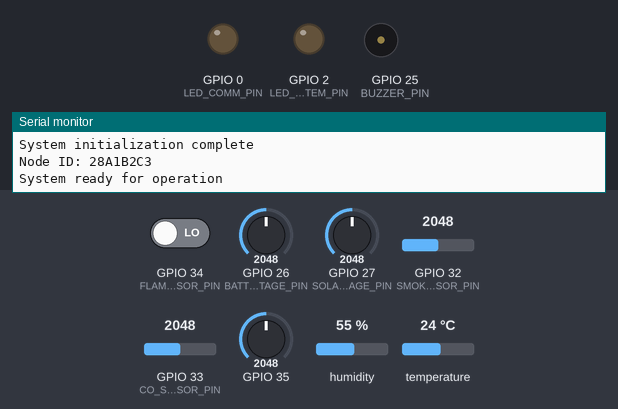
Recording of a sketch running on a simulated ESP32. On the bench: output pins drawn as LEDs (lit = HIGH), buzzer (waves = sounding, pin HIGH), the last lines printed to the serial monitor. The inputs (shaded band) are chosen by the test bench; at power-on: GPIO 26 (BATTERY_VOLTAGE_PIN) = 2048, GPIO 27 (SOLAR_VOLTAGE_PIN) = 2048, GPIO 32 (SMOKE_SENSOR_PIN) = 2048, GPIO 33 (CO_SENSOR_PIN) = 2048, GPIO 34 (FLAME_SENSOR_PIN) LOW, GPIO 35 = 2048, humidity 55 %, temperature 24 °C (analog values on the 0–4095 scale). EEPROM starts erased; no radio packets arrive unless stated; pins used as bus, display or sensor lines are not drawn.

Above: at 0.1 s.
At 30.1 s:
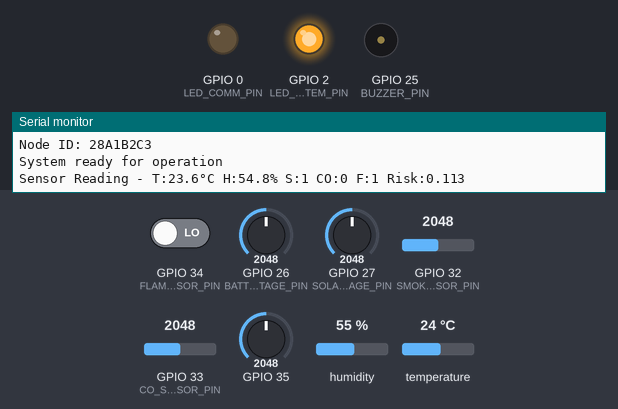
Timing chart, 0 to 31.6 s (numbered marks = the images above):
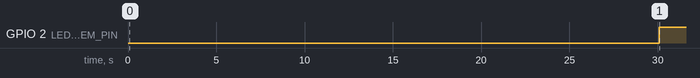

The sketch:

SensorNodeFirmware.ino
```cpp
// Solar-Assisted WSN-LoRa IoT Framework for Forest Fire Detection
// Sensor Node Firmware for ESP32 with LoRa Module
//
// MSc Thesis Implementation - July 2022
// Author: Frank Amoah

#include <Arduino.h>
#include <SPI.h>
#include <Wire.h>
#include <LoRa.h>
#include <DHT.h>
#include <ArduinoJson.h>
#include <WiFi.h>
#include <PubSubClient.h>
#include <Preferences.h>
#include <esp_sleep.h>
#include <esp_wifi.h>
#include <esp_bt.h>

// Hardware Configuration
#define NODE_ID_LENGTH 8
#define FIRMWARE_VERSION "2.1.3"
#define BUILD_DATE __DATE__ " " __TIME__

// Pin Definitions
#define DHT_PIN 4
#define LORA_CS_PIN 5
#define LORA_RESET_PIN 16
#define LORA_DIO0_PIN 12
#define LORA_DIO1_PIN 13
#define LORA_DIO2_PIN 14
#define LORA_SCK_PIN 18
#define LORA_MISO_PIN 19
#define LORA_MOSI_PIN 23
#define SMOKE_SENSOR_PIN 32
#define CO_SENSOR_PIN 33
#define FLAME_SENSOR_PIN 34
#define BATTERY_VOLTAGE_PIN 26
#define SOLAR_VOLTAGE_PIN 27
#define BUZZER_PIN 25
#define LED_SYSTEM_PIN 2
#define LED_COMM_PIN 0
#define LED_ALERT_PIN 4
#define SENSOR_POWER_PIN 15

// LoRa Configuration
#define LORA_FREQUENCY 868E6
#define LORA_BANDWIDTH 125E3
#define LORA_SPREADING_FACTOR 9
#define LORA_CODING_RATE 6
#define LORA_TX_POWER 17
#define LORA_PREAMBLE_LENGTH 8
#define LORA_SYNC_WORD 0x34

// System Configuration
#define SENSOR_READ_INTERVAL 30000    // 30 seconds
#define LORA_TX_INTERVAL 60000        // 1 minute
#define MAX_RETRY_ATTEMPTS 3
#define WATCHDOG_TIMEOUT 30000        // 30 seconds

// Sensor Objects
DHT dht(DHT_PIN, DHT22);
Preferences preferences;

// System State Structure
typedef struct {
    char nodeId[NODE_ID_LENGTH + 1];
    bool systemInitialized;
    bool alertActive;
    float batteryVoltage;
    float solarVoltage;
    uint32_t uptimeSeconds;
    uint32_t lastResetReason;
    uint8_t currentRiskLevel;
} SystemState_t;

SystemState_t systemState;

// Sensor Reading Structure
typedef struct {
    float temperature;
    float humidity;
    uint16_t smokePPM;
    uint16_t coPPM;
    bool flameDetected;
    float lightLevel;
    uint32_t timestamp;
    bool validReading;
} SensorReading_t;

SensorReading_t currentReading;

// Fire Detection Configuration
typedef struct {
    float temperatureWeight;
    float humidityWeight;
    float smokeWeight;
    float coWeight;
    float flameWeight;
    float threshold[5];
} FireDetectionConfig_t;

FireDetectionConfig_t fireConfig = {
    .temperatureWeight = 0.25,
    .humidityWeight = 0.15,
    .smokeWeight = 0.35,
    .coWeight = 0.15,
    .flameWeight = 0.10,
    .threshold = {0.1, 0.3, 0.5, 0.7, 0.9}
};

// Function Prototypes
void setup();
void loop();
bool initializeSystem();
void generateNodeId(char* nodeId);
void initializeGPIO();
bool initializeSensors();
bool initializeLoRa();
bool initializePowerManagement();
void loadConfiguration();
void saveConfiguration();
bool readAllSensors(SensorReading_t* reading);
uint16_t convertSmokeToPPM(uint16_t rawValue);
uint16_t convertCOToPPM(uint16_t rawValue);
bool validateSensorData(SensorReading_t* reading);
void applySensorCalibration(SensorReading_t* reading);
void storeSensorReading(SensorReading_t* reading);
void updateSystemState(SensorReading_t* reading);
float calculateFireRisk(SensorReading_t* reading);
uint8_t determineRiskLevel(float riskScore);
void handleRiskLevelChange(uint8_t newLevel, float riskScore);
void updateStatusLEDs(uint8_t riskLevel);
void updateBuzzer(uint8_t riskLevel);
bool sendLoRaMessage(String message);
void queueLoRaMessage(String message, bool highPriority);
void updatePowerStatus();
uint8_t determinePowerMode();
void transitionPowerMode(uint8_t newMode);
void handleSystemError(const char* errorMsg, bool restart);
uint32_t getUnixTimestamp();

void setup() {
    Serial.begin(115200);
    Serial.println("\n========================================");
    Serial.printf("Forest Fire Detection Node v%s\n", FIRMWARE_VERSION);
    Serial.printf("Build Date: %s\n", BUILD_DATE);
    Serial.println("========================================");

    // Initialize hardware subsystems
    if (!initializeSystem()) {
        Serial.println("CRITICAL: System initialization failed!");
        ESP.restart();
    }

    Serial.println("System initialization complete");
    Serial.printf("Node ID: %s\n", systemState.nodeId);
    Serial.println("System ready for operation");
}

void loop() {
    static uint32_t lastSensorRead = 0;
    static uint32_t lastLoRaTransmit = 0;

    uint32_t currentTime = millis();

    // Read sensors at configured interval
    if (currentTime - lastSensorRead >= SENSOR_READ_INTERVAL) {
        if (readAllSensors(&currentReading)) {
            applySensorCalibration(&currentReading);

            if (validateSensorData(&currentReading)) {
                storeSensorReading(&currentReading);
                updateSystemState(&currentReading);

                // Calculate fire risk and handle alerts
                float riskScore = calculateFireRisk(&currentReading);
                uint8_t newRiskLevel = determineRiskLevel(riskScore);

                if (newRiskLevel != systemState.currentRiskLevel) {
                    handleRiskLevelChange(newRiskLevel, riskScore);
                    systemState.currentRiskLevel = newRiskLevel;
                }

                Serial.printf("Sensor Reading - T:%.1f°C H:%.1f%% S:%d CO:%d F:%d Risk:%.3f\n",
                    currentReading.temperature,
                    currentReading.humidity,
                    currentReading.smokePPM,
                    currentReading.coPPM,
                    currentReading.flameDetected,
                    riskScore);
            } else {
                Serial.println("WARNING: Invalid sensor data detected");
            }
        } else {
            Serial.println("ERROR: Failed to read sensors");
        }

        lastSensorRead = currentTime;
    }

    // Transmit data at configured interval
    if (currentTime - lastLoRaTransmit >= LORA_TX_INTERVAL) {
        // Prepare sensor data message
        StaticJsonDocument<512> jsonDoc;
        jsonDoc["nodeId"] = systemState.nodeId;
        jsonDoc["timestamp"] = getUnixTimestamp();
        jsonDoc["temperature"] = currentReading.temperature;
        jsonDoc["humidity"] = currentReading.humidity;
        jsonDoc["smoke"] = currentReading.smokePPM;
        jsonDoc["co"] = currentReading.coPPM;
        jsonDoc["flame"] = currentReading.flameDetected;
        jsonDoc["battery"] = systemState.batteryVoltage;
        jsonDoc["solar"] = systemState.solarVoltage;
        jsonDoc["riskLevel"] = systemState.currentRiskLevel;

        String message;
        serializeJson(jsonDoc, message);

        if (sendLoRaMessage(message)) {
            Serial.println("LoRa transmission successful");
        } else {
            Serial.println("LoRa transmission failed");
        }

        lastLoRaTransmit = currentTime;
    }

    // Update system uptime
    systemState.uptimeSeconds = millis() / 1000;

    // Small delay to prevent CPU hogging
    delay(100);
}

bool initializeSystem() {
    bool initSuccess = true;

    // Generate unique node ID from MAC address
    generateNodeId(systemState.nodeId);

    // Initialize preferences (non-volatile storage)
    preferences.begin("fire-node", false);

    // Disable WiFi and Bluetooth to save power
    WiFi.mode(WIFI_OFF);
    esp_wifi_deinit();
    esp_bt_controller_disable();

    // Initialize GPIO pins
    initializeGPIO();

    // Initialize sensors
    initSuccess &= initializeSensors();

    // Initialize LoRa communication
    initSuccess &= initializeLoRa();

    // Initialize power management
    initSuccess &= initializePowerManagement();

    // Load configuration from NVS
    loadConfiguration();

    systemState.systemInitialized = initSuccess;
    systemState.lastResetReason = esp_reset_reason();

    return initSuccess;
}

void generateNodeId(char* nodeId) {
    uint8_t mac[6];
    esp_read_mac(mac, ESP_MAC_WIFI_STA);
    snprintf(nodeId, NODE_ID_LENGTH + 1, "%02X%02X%02X%02X",
             mac[2], mac[3], mac[4], mac[5]);
}

void initializeGPIO() {
    // Status LEDs
    pinMode(LED_SYSTEM_PIN, OUTPUT);
    pinMode(LED_COMM_PIN, OUTPUT);
    pinMode(LED_ALERT_PIN, OUTPUT);

    // Buzzer
    pinMode(BUZZER_PIN, OUTPUT);

    // Sensor power control
    pinMode(SENSOR_POWER_PIN, OUTPUT);
    digitalWrite(SENSOR_POWER_PIN, HIGH);

    // Analog inputs
    analogReadResolution(12);
    analogSetAttenuation(ADC_11db);
}

bool initializeSensors() {
    // Initialize DHT22 sensor
    dht.begin();

    // Test DHT22 sensor
    float testTemp = dht.readTemperature();
    float testHum = dht.readHumidity();

    if (isnan(testTemp) || isnan(testHum)) {
        Serial.println("ERROR: DHT22 sensor initialization failed");
        return false;
    }

    Serial.println("DHT22 sensor initialized successfully");
    return true;
}

bool initializeLoRa() {
    LoRa.setPins(LORA_CS_PIN, LORA_RESET_PIN, LORA_DIO0_PIN);

    if (!LoRa.begin(LORA_FREQUENCY)) {
        Serial.println("ERROR: LoRa initialization failed");
        return false;
    }

    // Configure LoRa parameters
    LoRa.setSpreadingFactor(LORA_SPREADING_FACTOR);
    LoRa.setSignalBandwidth(LORA_BANDWIDTH);
    LoRa.setCodingRate4(LORA_CODING_RATE);
    LoRa.setTxPower(LORA_TX_POWER);
    LoRa.setPreambleLength(LORA_PREAMBLE_LENGTH);
    LoRa.setSyncWord(LORA_SYNC_WORD);
    LoRa.enableCrc();

    Serial.println("LoRa initialized successfully");
    Serial.printf("Frequency: %.1f MHz\n", LORA_FREQUENCY / 1E6);
    Serial.printf("Spreading Factor: %d\n", LORA_SPREADING_FACTOR);
    Serial.printf("Bandwidth: %.1f kHz\n", LORA_BANDWIDTH / 1E3);

    return true;
}

bool initializePowerManagement() {
    // Read initial power status
    updatePowerStatus();

    Serial.printf("Battery Voltage: %.2fV\n", systemState.batteryVoltage);
    Serial.printf("Solar Voltage: %.2fV\n", systemState.solarVoltage);

    return true;
}

void loadConfiguration() {
    // Load fire detection thresholds
    fireConfig.temperatureWeight = preferences.getFloat("tempWeight", 0.25);
    fireConfig.humidityWeight = preferences.getFloat("humWeight", 0.15);
    fireConfig.smokeWeight = preferences.getFloat("smokeWeight", 0.35);
    fireConfig.coWeight = preferences.getFloat("coWeight", 0.15);
    fireConfig.flameWeight = preferences.getFloat("flameWeight", 0.10);

    // Load thresholds
    for (int i = 0; i < 5; i++) {
        char key[16];
        snprintf(key, sizeof(key), "threshold%d", i);
        fireConfig.threshold[i] = preferences.getFloat(key, fireConfig.threshold[i]);
    }

    Serial.println("Configuration loaded from NVS");
}

bool readAllSensors(SensorReading_t* reading) {
    bool success = true;

    // Read DHT22 temperature and humidity
    reading->temperature = dht.readTemperature();
    reading->humidity = dht.readHumidity();

    if (isnan(reading->temperature) || isnan(reading->humidity)) {
        Serial.println("DHT22 read failed");
        success = false;
    }

    // Read MQ-2 smoke sensor
    uint16_t smokeRaw = analogRead(SMOKE_SENSOR_PIN);
    reading->smokePPM = convertSmokeToPPM(smokeRaw);

    // Read MQ-7 CO sensor
    uint16_t coRaw = analogRead(CO_SENSOR_PIN);
    reading->coPPM = convertCOToPPM(coRaw);

    // Read IR flame sensor
    reading->flameDetected = !digitalRead(FLAME_SENSOR_PIN);

    // Read light sensor
    uint16_t lightRaw = analogRead(35);
    reading->lightLevel = (lightRaw / 4095.0) * 100.0;

    // Set timestamp
    reading->timestamp = getUnixTimestamp();
    reading->validReading = success;

    return success;
}

uint16_t convertSmokeToPPM(uint16_t rawValue) {
    float voltage = (rawValue / 4095.0) * 3.3;
    float resistance = ((3.3 - voltage) / voltage) * 10000;
    float ppm = pow(10, ((log10(resistance) - 4.0) / -0.6));

    return (uint16_t)constrain(ppm, 0, 10000);
}

uint16_t convertCOToPPM(uint16_t rawValue) {
    float voltage = (rawValue / 4095.0) * 3.3;
    float resistance = ((3.3 - voltage) / voltage) * 10000;
    float ppm = pow(10, ((log10(resistance) - 3.7) / -0.5));

    return (uint16_t)constrain(ppm, 0, 1000);
}

bool validateSensorData(SensorReading_t* reading) {
    return (reading->temperature >= -40 && reading->temperature <= 125) &&
           (reading->humidity >= 0 && reading->humidity <= 100) &&
           (reading->smokePPM < 10000) &&
           (reading->coPPM < 1000);
}

void applySensorCalibration(SensorReading_t* reading) {
    // Apply calibration corrections
    // These would be loaded from NVS in a real implementation
    reading->temperature = reading->temperature - 0.35; // Offset correction
    reading->humidity = reading->humidity * 0.9891 + 0.42; // Scale and offset
}

void storeSensorReading(SensorReading_t* reading) {
    // Store reading in circular buffer or send to processing
    // Implementation depends on system requirements
}

void updateSystemState(SensorReading_t* reading) {
    // Update power status
    updatePowerStatus();
}

float calculateFireRisk(SensorReading_t* reading) {
    float tempScore = 0.0;
    float humidityScore = 0.0;
    float smokeScore = 0.0;
    float coScore = 0.0;
    float flameScore = 0.0;

    // Temperature scoring (normalized to 0-1)
    if (reading->temperature > 30.0) {
        tempScore = min((reading->temperature - 30.0) / 50.0, 1.0);
    }

    // Humidity scoring (inverse relationship)
    if (reading->humidity < 60.0) {
        humidityScore = (60.0 - reading->humidity) / 60.0;
    }

    // Smoke scoring (logarithmic scale)
    if (reading->smokePPM > 100) {
        smokeScore = min(log10(reading->smokePPM / 100.0) / 2.0, 1.0);
    }

    // CO scoring
    if (reading->coPPM > 10) {
        coScore = min((reading->coPPM - 10.0) / 200.0, 1.0);
    }

    // Flame detection (binary)
    flameScore = reading->flameDetected ? 1.0 : 0.0;

    // Weighted combination
    float totalScore = (tempScore * fireConfig.temperatureWeight) +
                      (humidityScore * fireConfig.humidityWeight) +
                      (smokeScore * fireConfig.smokeWeight) +
                      (coScore * fireConfig.coWeight) +
                      (flameScore * fireConfig.flameWeight);

    return constrain(totalScore, 0.0, 1.0);
}

uint8_t determineRiskLevel(float riskScore) {
    for (int i = 4; i >= 0; i--) {
        if (riskScore >= fireConfig.threshold[i]) {
            return i + 1;
        }
    }
    return 0;
}

void handleRiskLevelChange(uint8_t newLevel, float riskScore) {
    updateStatusLEDs(newLevel);
    updateBuzzer(newLevel);

    // Prepare alert message if risk level is elevated
    if (newLevel >= 2) {
        StaticJsonDocument<512> alertDoc;
        alertDoc["nodeId"] = systemState.nodeId;
        alertDoc["timestamp"] = getUnixTimestamp();
        alertDoc["riskLevel"] = newLevel;
        alertDoc["riskScore"] = riskScore;
        alertDoc["temperature"] = currentReading.temperature;
        alertDoc["humidity"] = currentReading.humidity;
        alertDoc["smoke"] = currentReading.smokePPM;
        alertDoc["co"] = currentReading.coPPM;
        alertDoc["flame"] = currentReading.flameDetected;
        alertDoc["battery"] = systemState.batteryVoltage;

        String alertMessage;
        serializeJson(alertDoc, alertMessage);

        // Send high priority message
        queueLoRaMessage(alertMessage, true);
        Serial.printf("ALERT: Risk level changed to %d\n", newLevel);
    }
}

void updateStatusLEDs(uint8_t riskLevel) {
    // Turn off all LEDs first
    digitalWrite(LED_SYSTEM_PIN, LOW);
    digitalWrite(LED_COMM_PIN, LOW);
    digitalWrite(LED_ALERT_PIN, LOW);

    switch (riskLevel) {
        case 0:
        case 1:
            digitalWrite(LED_SYSTEM_PIN, HIGH);
            break;
        case 2:
        case 3:
            digitalWrite(LED_COMM_PIN, HIGH);
            break;
        case 4:
        case 5:
            digitalWrite(LED_ALERT_PIN, HIGH);
            break;
    }
}

void updateBuzzer(uint8_t riskLevel) {
    if (riskLevel >= 4) {
        // Activate buzzer with pattern based on risk level
        int beepCount = (riskLevel == 5) ? 5 : 3;
        for (int i = 0; i < beepCount; i++) {
            digitalWrite(BUZZER_PIN, HIGH);
            delay(200);
            digitalWrite(BUZZER_PIN, LOW);
            delay(200);
        }
    }
}

bool sendLoRaMessage(String message) {
    LoRa.beginPacket();
    LoRa.write(0xFF); // Broadcast address
    LoRa.write(strlen(systemState.nodeId));
    LoRa.print(systemState.nodeId);
    LoRa.print(message);

    return LoRa.endPacket();
}

void queueLoRaMessage(String message, bool highPriority) {
    // In a full implementation, this would queue messages
    // For now, send immediately
    sendLoRaMessage(message);
}

void updatePowerStatus() {
    // Read battery voltage (voltage divider: 2:1 ratio)
    uint16_t batteryRaw = analogRead(BATTERY_VOLTAGE_PIN);
    systemState.batteryVoltage = (batteryRaw / 4095.0) * 3.3 * 2.0;

    // Read solar voltage (voltage divider: 4:1 ratio)
    uint16_t solarRaw = analogRead(SOLAR_VOLTAGE_PIN);
    systemState.solarVoltage = (solarRaw / 4095.0) * 3.3 * 4.0;
}

uint32_t getUnixTimestamp() {
    // Return milliseconds since boot as timestamp
    // In a full implementation, this would be proper UTC time
    return millis() / 1000;
}
```

Measured:
- by itself, GPIO 2 (LED_SYSTEM_PIN): LOW → HIGH at 30.1 s
